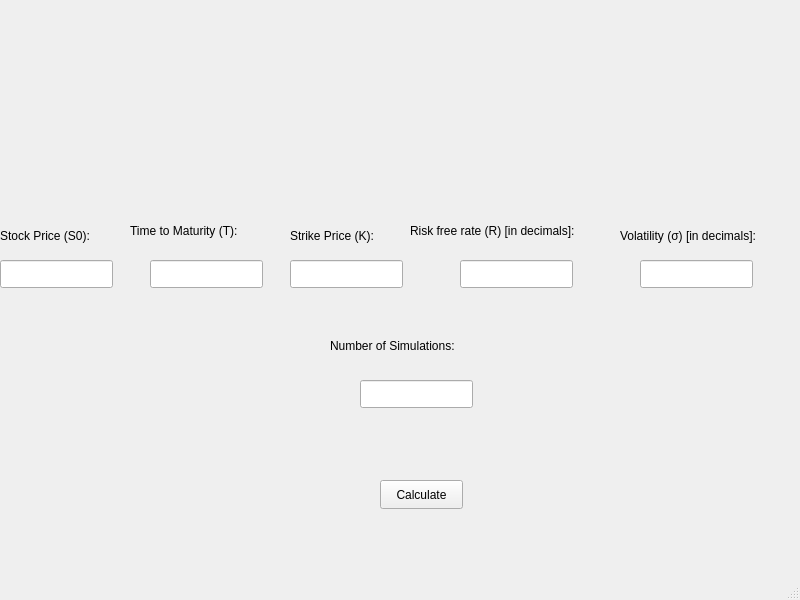
<?xml version="1.0" encoding="UTF-8"?>
<ui version="4.0">
 <class>MainWindow</class>
 <widget class="QMainWindow" name="MainWindow">
  <property name="geometry">
   <rect>
    <x>0</x>
    <y>0</y>
    <width>800</width>
    <height>600</height>
   </rect>
  </property>
  <property name="windowTitle">
   <string>MainWindow</string>
  </property>
  <widget class="QWidget" name="centralwidget">
   <widget class="QLineEdit" name="stockPriceLineEdit">
    <property name="geometry">
     <rect>
      <x>0</x>
      <y>260</y>
      <width>113</width>
      <height>28</height>
     </rect>
    </property>
    <property name="text">
     <string/>
    </property>
   </widget>
   <widget class="QLineEdit" name="interestRateLineEdit">
    <property name="geometry">
     <rect>
      <x>460</x>
      <y>260</y>
      <width>113</width>
      <height>28</height>
     </rect>
    </property>
    <property name="text">
     <string/>
    </property>
   </widget>
   <widget class="QLineEdit" name="volatilityLineEdit">
    <property name="geometry">
     <rect>
      <x>640</x>
      <y>260</y>
      <width>113</width>
      <height>28</height>
     </rect>
    </property>
    <property name="text">
     <string/>
    </property>
   </widget>
   <widget class="QLineEdit" name="timeToMaturityLineEdit">
    <property name="geometry">
     <rect>
      <x>150</x>
      <y>260</y>
      <width>113</width>
      <height>28</height>
     </rect>
    </property>
    <property name="text">
     <string/>
    </property>
   </widget>
   <widget class="QLineEdit" name="numSimulationsLineEdit">
    <property name="geometry">
     <rect>
      <x>360</x>
      <y>380</y>
      <width>113</width>
      <height>28</height>
     </rect>
    </property>
    <property name="text">
     <string/>
    </property>
   </widget>
   <widget class="QPushButton" name="calculateButton">
    <property name="geometry">
     <rect>
      <x>380</x>
      <y>480</y>
      <width>83</width>
      <height>29</height>
     </rect>
    </property>
    <property name="text">
     <string>Calculate</string>
    </property>
   </widget>
   <widget class="QLabel" name="label">
    <property name="geometry">
     <rect>
      <x>0</x>
      <y>220</y>
      <width>111</width>
      <height>31</height>
     </rect>
    </property>
    <property name="text">
     <string>Stock Price (S0):</string>
    </property>
   </widget>
   <widget class="QLabel" name="label_2">
    <property name="geometry">
     <rect>
      <x>130</x>
      <y>210</y>
      <width>141</width>
      <height>41</height>
     </rect>
    </property>
    <property name="text">
     <string>Time to Maturity (T):</string>
    </property>
   </widget>
   <widget class="QLabel" name="label_3">
    <property name="geometry">
     <rect>
      <x>290</x>
      <y>210</y>
      <width>101</width>
      <height>51</height>
     </rect>
    </property>
    <property name="text">
     <string>Strike Price (K):</string>
    </property>
   </widget>
   <widget class="QLabel" name="label_4">
    <property name="geometry">
     <rect>
      <x>410</x>
      <y>210</y>
      <width>211</width>
      <height>41</height>
     </rect>
    </property>
    <property name="text">
     <string>Risk free rate (R) [in decimals]:</string>
    </property>
   </widget>
   <widget class="QLabel" name="label_5">
    <property name="geometry">
     <rect>
      <x>620</x>
      <y>220</y>
      <width>211</width>
      <height>31</height>
     </rect>
    </property>
    <property name="text">
     <string>Volatility (σ) [in decimals]:</string>
    </property>
   </widget>
   <widget class="QLabel" name="label_6">
    <property name="geometry">
     <rect>
      <x>330</x>
      <y>320</y>
      <width>191</width>
      <height>51</height>
     </rect>
    </property>
    <property name="text">
     <string>Number of Simulations:</string>
    </property>
   </widget>
   <widget class="QLineEdit" name="strikePriceLineEdit">
    <property name="geometry">
     <rect>
      <x>290</x>
      <y>260</y>
      <width>113</width>
      <height>28</height>
     </rect>
    </property>
    <property name="text">
     <string/>
    </property>
   </widget>
  </widget>
  <widget class="QMenuBar" name="menubar">
   <property name="geometry">
    <rect>
     <x>0</x>
     <y>0</y>
     <width>800</width>
     <height>25</height>
    </rect>
   </property>
  </widget>
  <widget class="QStatusBar" name="statusbar"/>
 </widget>
 <resources/>
 <connections/>
</ui>
